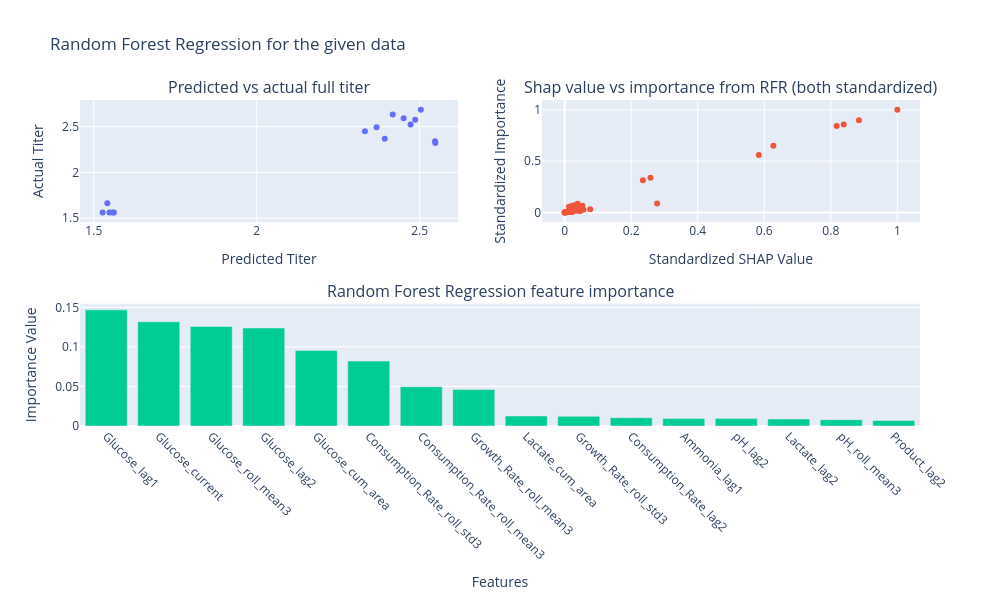

The code cell stored with this chart in its notebook:
### Code cell
cp_100_model = training_random_forest_3(df_cp_100)

### Figure 1 — Plotly figure (JSON) as saved in the notebook; plotly's stock layout.template omitted (floating-point values rounded to 4 significant figures)
{"data": [{"mode": "markers", "type": "scatter", "x": [2.486, 2.368, 1.562, 2.504, 1.542, 2.393, 1.548, 2.417, 2.547, 2.451, 2.472, 1.558, 1.527, 2.332, 2.548], "xaxis": "x", "y": [2.576, 2.493, 1.561, 2.683, 1.662, 2.368, 1.561, 2.634, 2.341, 2.592, 2.523, 1.561, 1.561, 2.451, 2.321], "yaxis": "y"}, {"mode": "markers", "type": "scatter", "x": [1.0, 0.8845, 0.8388, 0.8176, 0.6273, 0.5836, 0.278, 0.2581, 0.2352, 0.0768, 0.05657, 0.05322, 0.05218, 0.04858, 0.04682, 0.04597, 0.04571, 0.04466, 0.04423, 0.04356, 0.04295, 0.04211, 0.04146, 0.03921, 0.03709, 0.03541, 0.03313, 0.03209, 0.03191, 0.03183, 0.03071, 0.03053, 0.02809, 0.02757, 0.02679, 0.02617, 0.02278, 0.02225, 0.02225, 0.02199, 0.01762, 0.01607, 0.01577, 0.01412, 0.01353, 0.01307, 0.01146, 0.009874, 0.008309, 0.008245, 0.006992, 0.006901, 0.006547, 0.006412, 0.006181, 0.005659, 0.005545, 0.003723, 0.003288, 0.00266, 0.0, 0.0, 0.0], "xaxis": "x2", "y": [1.0, 0.8979, 0.8565, 0.8436, 0.6495, 0.5592, 0.08596, 0.3376, 0.3145, 0.02962, 0.02482, 0.06552, 0.03562, 0.04319, 0.01232, 0.04743, 0.03148, 0.04567, 0.06052, 0.04657, 0.02209, 0.01655, 0.02727, 0.08349, 0.02851, 0.02524, 0.01519, 0.07154, 0.04277, 0.04625, 0.04635, 0.02213, 0.0199, 0.02731, 0.03352, 0.01777, 0.004365, 0.06496, 0.02283, 0.03879, 0.004352, 0.01688, 0.01549, 0.00852, 0.005642, 0.05443, 0.003466, 0.004087, 0.007782, 0.003853, 0.00192, 0.004352, 0.003103, 0.002868, 0.003176, 0.002512, 0.003519, 0.00136, 0.000745, 0.001033, 0.0, 0.0, 0.0], "yaxis": "y2"}, {"type": "bar", "x": ["Glucose_lag1", "Glucose_current", "Glucose_roll_mean3", "Glucose_lag2", "Glucose_cum_area", "Consumption_Rate_roll_std3", "Consumption_Rate_roll_mean3", "Growth_Rate_roll_mean3", "Lactate_cum_area", "Growth_Rate_roll_std3", "Consumption_Rate_lag2", "Ammonia_lag1", "pH_lag2", "Lactate_lag2", "pH_roll_mean3", "Product_lag2"], "xaxis": "x3", "y": [0.1468, 0.1318, 0.1257, 0.1238, 0.09533, 0.08207, 0.04955, 0.04616, 0.01262, 0.01225, 0.0105, 0.009617, 0.009535, 0.008882, 0.007989, 0.006961], "yaxis": "y3"}], "layout": {"annotations": [{"font": {"size": 16}, "showarrow": false, "text": "Predicted vs actual full titer", "x": 0.225, "xanchor": "center", "xref": "paper", "y": 1, "yanchor": "bottom", "yref": "paper"}, {"font": {"size": 16}, "showarrow": false, "text": "Shap value vs importance from RFR (both standardized)", "x": 0.775, "xanchor": "center", "xref": "paper", "y": 1, "yanchor": "bottom", "yref": "paper"}, {"font": {"size": 16}, "showarrow": false, "text": "Random Forest Regression feature importance", "x": 0.5, "xanchor": "center", "xref": "paper", "y": 0.375, "yanchor": "bottom", "yref": "paper"}], "height": 600, "showlegend": false, "title": {"text": "Random Forest Regression for the given data"}, "width": 1000, "xaxis": {"anchor": "y", "domain": [0, 0.45], "title": {"text": "Predicted Titer"}}, "xaxis2": {"anchor": "y2", "domain": [0.55, 1], "title": {"text": "Standardized SHAP Value"}}, "xaxis3": {"anchor": "y3", "domain": [0, 1], "tickangle": 45, "title": {"text": "Features"}}, "yaxis": {"anchor": "x", "domain": [0.625, 1], "title": {"text": "Actual Titer"}}, "yaxis2": {"anchor": "x2", "domain": [0.625, 1], "title": {"text": "Standardized Importance"}}, "yaxis3": {"anchor": "x3", "domain": [0, 0.375], "title": {"text": "Importance Value"}}}}
